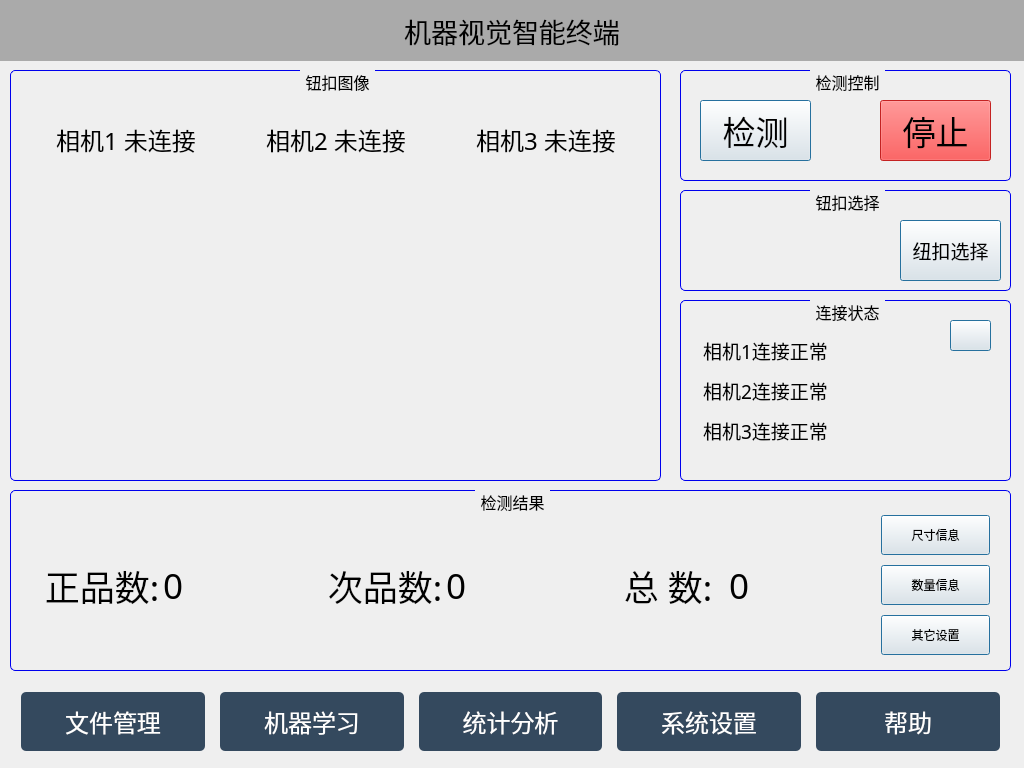
<?xml version="1.0" encoding="UTF-8"?>
<ui version="4.0">
 <class>MainWidget</class>
 <widget class="QWidget" name="MainWidget">
  <property name="geometry">
   <rect>
    <x>0</x>
    <y>0</y>
    <width>1024</width>
    <height>768</height>
   </rect>
  </property>
  <property name="windowTitle">
   <string>Widget</string>
  </property>
  <widget class="QGroupBox" name="ResultGroup">
   <property name="geometry">
    <rect>
     <x>10</x>
     <y>490</y>
     <width>1001</width>
     <height>181</height>
    </rect>
   </property>
   <property name="font">
    <font>
     <family>Yahei Mono</family>
     <pointsize>12</pointsize>
     <weight>50</weight>
     <italic>false</italic>
     <bold>false</bold>
    </font>
   </property>
   <property name="styleSheet">
    <string notr="true">QGroupBox 
{
	border:1px solid #0000EE;
	border-radius:5px;
	margin-top:1ex;
}
QGroupBox::title 
{
	subcontrol-origin: margin;
	subcontrol-position: top center;
	padding: 0 3px;
}</string>
   </property>
   <property name="title">
    <string>检测结果</string>
   </property>
   <property name="flat">
    <bool>false</bool>
   </property>
   <property name="checkable">
    <bool>false</bool>
   </property>
   <widget class="QWidget" name="layoutWidget">
    <property name="geometry">
     <rect>
      <x>20</x>
      <y>10</y>
      <width>831</width>
      <height>171</height>
     </rect>
    </property>
    <layout class="QGridLayout" name="Layout2_1">
     <property name="spacing">
      <number>0</number>
     </property>
     <item row="0" column="6">
      <widget class="QLabel" name="Label2_3">
       <property name="font">
        <font>
         <family>Yahei Mono</family>
         <pointsize>26</pointsize>
         <weight>50</weight>
         <bold>false</bold>
        </font>
       </property>
       <property name="styleSheet">
        <string notr="true"/>
       </property>
       <property name="text">
        <string>总 数:</string>
       </property>
       <property name="alignment">
        <set>Qt::AlignCenter</set>
       </property>
      </widget>
     </item>
     <item row="0" column="3">
      <widget class="QLabel" name="Label2_2">
       <property name="font">
        <font>
         <family>Yahei Mono</family>
         <pointsize>26</pointsize>
         <weight>50</weight>
         <bold>false</bold>
        </font>
       </property>
       <property name="styleSheet">
        <string notr="true"/>
       </property>
       <property name="text">
        <string>次品数:</string>
       </property>
       <property name="alignment">
        <set>Qt::AlignCenter</set>
       </property>
      </widget>
     </item>
     <item row="0" column="0">
      <widget class="QLabel" name="Label2_1">
       <property name="font">
        <font>
         <family>Yahei Mono</family>
         <pointsize>26</pointsize>
         <weight>50</weight>
         <bold>false</bold>
        </font>
       </property>
       <property name="styleSheet">
        <string notr="true"/>
       </property>
       <property name="text">
        <string>正品数:</string>
       </property>
       <property name="alignment">
        <set>Qt::AlignCenter</set>
       </property>
      </widget>
     </item>
     <item row="0" column="4">
      <widget class="QLabel" name="Label2_zcps">
       <property name="font">
        <font>
         <family>Yahei Mono</family>
         <pointsize>26</pointsize>
         <weight>50</weight>
         <bold>false</bold>
        </font>
       </property>
       <property name="styleSheet">
        <string notr="true"/>
       </property>
       <property name="text">
        <string>0</string>
       </property>
       <property name="alignment">
        <set>Qt::AlignLeading|Qt::AlignLeft|Qt::AlignVCenter</set>
       </property>
      </widget>
     </item>
     <item row="0" column="2">
      <spacer name="horizontalSpacer2_1">
       <property name="orientation">
        <enum>Qt::Horizontal</enum>
       </property>
       <property name="sizeType">
        <enum>QSizePolicy::Fixed</enum>
       </property>
       <property name="sizeHint" stdset="0">
        <size>
         <width>40</width>
         <height>20</height>
        </size>
       </property>
      </spacer>
     </item>
     <item row="0" column="7">
      <widget class="QLabel" name="Label2_zs">
       <property name="font">
        <font>
         <family>Yahei Mono</family>
         <pointsize>26</pointsize>
         <weight>50</weight>
         <bold>false</bold>
        </font>
       </property>
       <property name="styleSheet">
        <string notr="true"/>
       </property>
       <property name="text">
        <string>0</string>
       </property>
       <property name="alignment">
        <set>Qt::AlignLeading|Qt::AlignLeft|Qt::AlignVCenter</set>
       </property>
      </widget>
     </item>
     <item row="0" column="1">
      <widget class="QLabel" name="Label2_zzps">
       <property name="font">
        <font>
         <family>Yahei Mono</family>
         <pointsize>26</pointsize>
         <weight>50</weight>
         <bold>false</bold>
        </font>
       </property>
       <property name="styleSheet">
        <string notr="true"/>
       </property>
       <property name="text">
        <string>0</string>
       </property>
       <property name="alignment">
        <set>Qt::AlignLeading|Qt::AlignLeft|Qt::AlignVCenter</set>
       </property>
      </widget>
     </item>
     <item row="0" column="5">
      <spacer name="horizontalSpacer2_2">
       <property name="orientation">
        <enum>Qt::Horizontal</enum>
       </property>
       <property name="sizeType">
        <enum>QSizePolicy::Fixed</enum>
       </property>
       <property name="sizeHint" stdset="0">
        <size>
         <width>40</width>
         <height>20</height>
        </size>
       </property>
      </spacer>
     </item>
    </layout>
   </widget>
   <widget class="QWidget" name="layoutWidget">
    <property name="geometry">
     <rect>
      <x>860</x>
      <y>10</y>
      <width>131</width>
      <height>171</height>
     </rect>
    </property>
    <layout class="QVBoxLayout" name="verticalLayout">
     <item>
      <widget class="QPushButton" name="Button_ccxx">
       <property name="sizePolicy">
        <sizepolicy hsizetype="Preferred" vsizetype="Fixed">
         <horstretch>0</horstretch>
         <verstretch>0</verstretch>
        </sizepolicy>
       </property>
       <property name="minimumSize">
        <size>
         <width>0</width>
         <height>40</height>
        </size>
       </property>
       <property name="styleSheet">
        <string notr="true"/>
       </property>
       <property name="text">
        <string>尺寸信息</string>
       </property>
       <property name="default">
        <bool>true</bool>
       </property>
      </widget>
     </item>
     <item>
      <widget class="QPushButton" name="Button_slxx">
       <property name="sizePolicy">
        <sizepolicy hsizetype="Preferred" vsizetype="Fixed">
         <horstretch>0</horstretch>
         <verstretch>0</verstretch>
        </sizepolicy>
       </property>
       <property name="minimumSize">
        <size>
         <width>0</width>
         <height>40</height>
        </size>
       </property>
       <property name="styleSheet">
        <string notr="true"/>
       </property>
       <property name="text">
        <string>数量信息</string>
       </property>
       <property name="default">
        <bool>true</bool>
       </property>
      </widget>
     </item>
     <item>
      <widget class="QPushButton" name="Button_qtsz">
       <property name="sizePolicy">
        <sizepolicy hsizetype="Preferred" vsizetype="Fixed">
         <horstretch>0</horstretch>
         <verstretch>0</verstretch>
        </sizepolicy>
       </property>
       <property name="minimumSize">
        <size>
         <width>0</width>
         <height>40</height>
        </size>
       </property>
       <property name="styleSheet">
        <string notr="true"/>
       </property>
       <property name="text">
        <string>其它设置</string>
       </property>
       <property name="default">
        <bool>true</bool>
       </property>
      </widget>
     </item>
    </layout>
   </widget>
  </widget>
  <widget class="QLabel" name="label_AppTile">
   <property name="geometry">
    <rect>
     <x>0</x>
     <y>0</y>
     <width>1024</width>
     <height>61</height>
    </rect>
   </property>
   <property name="font">
    <font>
     <family>Yahei Mono</family>
     <pointsize>20</pointsize>
    </font>
   </property>
   <property name="styleSheet">
    <string notr="true">background-color: rgb(170, 170, 170);</string>
   </property>
   <property name="text">
    <string>机器视觉智能终端</string>
   </property>
   <property name="alignment">
    <set>Qt::AlignCenter</set>
   </property>
  </widget>
  <widget class="QGroupBox" name="ImageGroup">
   <property name="geometry">
    <rect>
     <x>10</x>
     <y>70</y>
     <width>651</width>
     <height>411</height>
    </rect>
   </property>
   <property name="font">
    <font>
     <family>Yahei Mono</family>
     <pointsize>12</pointsize>
     <weight>50</weight>
     <italic>false</italic>
     <bold>false</bold>
    </font>
   </property>
   <property name="styleSheet">
    <string notr="true">QGroupBox 
{
	border:1px solid #0000EE;
	border-radius:5px;
	margin-top:1ex;
}
QGroupBox::title 
{
	subcontrol-origin: margin;
	subcontrol-position: top center;
	padding: 0 3px;
}</string>
   </property>
   <property name="title">
    <string>钮扣图像</string>
   </property>
   <property name="flat">
    <bool>false</bool>
   </property>
   <property name="checkable">
    <bool>false</bool>
   </property>
   <widget class="QLabel" name="Label1_Image1">
    <property name="geometry">
     <rect>
      <x>20</x>
      <y>110</y>
      <width>192</width>
      <height>192</height>
     </rect>
    </property>
    <property name="styleSheet">
     <string notr="true">image: url(:/pic/button_128px.png);</string>
    </property>
    <property name="text">
     <string/>
    </property>
   </widget>
   <widget class="QLabel" name="Label1_ResIcon1">
    <property name="geometry">
     <rect>
      <x>90</x>
      <y>340</y>
      <width>48</width>
      <height>48</height>
     </rect>
    </property>
    <property name="styleSheet">
     <string notr="true"/>
    </property>
    <property name="text">
     <string/>
    </property>
    <property name="pixmap">
     <pixmap resource="../Res/Resource.qrc">:/icon/right_48px.png</pixmap>
    </property>
   </widget>
   <widget class="QLabel" name="Label1_Image2">
    <property name="geometry">
     <rect>
      <x>230</x>
      <y>110</y>
      <width>192</width>
      <height>192</height>
     </rect>
    </property>
    <property name="styleSheet">
     <string notr="true">image: url(:/pic/button_128px.png);</string>
    </property>
    <property name="text">
     <string/>
    </property>
   </widget>
   <widget class="QLabel" name="Label1_ResIcon2">
    <property name="geometry">
     <rect>
      <x>300</x>
      <y>340</y>
      <width>48</width>
      <height>48</height>
     </rect>
    </property>
    <property name="styleSheet">
     <string notr="true">image:url(:/icon/right_48px.png);</string>
    </property>
    <property name="text">
     <string/>
    </property>
   </widget>
   <widget class="QLabel" name="Label1_1">
    <property name="geometry">
     <rect>
      <x>20</x>
      <y>50</y>
      <width>192</width>
      <height>40</height>
     </rect>
    </property>
    <property name="font">
     <font>
      <family>Yahei Mono</family>
      <pointsize>18</pointsize>
      <weight>50</weight>
      <bold>false</bold>
     </font>
    </property>
    <property name="styleSheet">
     <string notr="true"/>
    </property>
    <property name="text">
     <string>相机1 未连接</string>
    </property>
    <property name="alignment">
     <set>Qt::AlignCenter</set>
    </property>
   </widget>
   <widget class="QLabel" name="Label1_2">
    <property name="geometry">
     <rect>
      <x>230</x>
      <y>50</y>
      <width>192</width>
      <height>40</height>
     </rect>
    </property>
    <property name="font">
     <font>
      <family>Yahei Mono</family>
      <pointsize>18</pointsize>
      <weight>50</weight>
      <bold>false</bold>
     </font>
    </property>
    <property name="styleSheet">
     <string notr="true"/>
    </property>
    <property name="text">
     <string>相机2 未连接</string>
    </property>
    <property name="alignment">
     <set>Qt::AlignCenter</set>
    </property>
   </widget>
   <widget class="QLabel" name="Label1_3">
    <property name="geometry">
     <rect>
      <x>440</x>
      <y>50</y>
      <width>192</width>
      <height>40</height>
     </rect>
    </property>
    <property name="font">
     <font>
      <family>Yahei Mono</family>
      <pointsize>18</pointsize>
      <weight>50</weight>
      <bold>false</bold>
     </font>
    </property>
    <property name="styleSheet">
     <string notr="true"/>
    </property>
    <property name="text">
     <string>相机3 未连接</string>
    </property>
    <property name="alignment">
     <set>Qt::AlignCenter</set>
    </property>
   </widget>
   <widget class="QLabel" name="Label1_Image3">
    <property name="geometry">
     <rect>
      <x>440</x>
      <y>110</y>
      <width>192</width>
      <height>192</height>
     </rect>
    </property>
    <property name="styleSheet">
     <string notr="true">image: url(:/pic/button_128px.png);</string>
    </property>
    <property name="text">
     <string/>
    </property>
   </widget>
   <widget class="QLabel" name="Label1_ResIcon3">
    <property name="geometry">
     <rect>
      <x>510</x>
      <y>340</y>
      <width>48</width>
      <height>48</height>
     </rect>
    </property>
    <property name="styleSheet">
     <string notr="true">image: url(:/icon/right_48px.png);</string>
    </property>
    <property name="text">
     <string/>
    </property>
   </widget>
  </widget>
  <widget class="QGroupBox" name="ControlGroup">
   <property name="geometry">
    <rect>
     <x>680</x>
     <y>70</y>
     <width>331</width>
     <height>111</height>
    </rect>
   </property>
   <property name="font">
    <font>
     <family>Yahei Mono</family>
     <pointsize>12</pointsize>
     <weight>50</weight>
     <italic>false</italic>
     <bold>false</bold>
    </font>
   </property>
   <property name="styleSheet">
    <string notr="true">QGroupBox 
{
	border:1px solid #0000EE;
	border-radius:5px;
	margin-top:1ex;
}
QGroupBox::title 
{
	subcontrol-origin: margin;
	subcontrol-position: top center;
	padding: 0 3px;
}</string>
   </property>
   <property name="title">
    <string>检测控制</string>
   </property>
   <property name="flat">
    <bool>false</bool>
   </property>
   <property name="checkable">
    <bool>false</bool>
   </property>
   <widget class="QPushButton" name="WorkStartButton">
    <property name="geometry">
     <rect>
      <x>20</x>
      <y>30</y>
      <width>111</width>
      <height>61</height>
     </rect>
    </property>
    <property name="font">
     <font>
      <family>Yahei Mono</family>
      <pointsize>25</pointsize>
     </font>
    </property>
    <property name="styleSheet">
     <string notr="true"/>
    </property>
    <property name="text">
     <string>检测</string>
    </property>
    <property name="checkable">
     <bool>false</bool>
    </property>
    <property name="default">
     <bool>true</bool>
    </property>
   </widget>
   <widget class="QPushButton" name="WorkStopButton">
    <property name="enabled">
     <bool>false</bool>
    </property>
    <property name="geometry">
     <rect>
      <x>200</x>
      <y>30</y>
      <width>111</width>
      <height>61</height>
     </rect>
    </property>
    <property name="font">
     <font>
      <family>Yahei Mono</family>
      <pointsize>25</pointsize>
     </font>
    </property>
    <property name="styleSheet">
     <string notr="true">color: rgb(0, 0, 0);
background-color: rgb(239, 41, 41);

</string>
    </property>
    <property name="text">
     <string>停止</string>
    </property>
    <property name="default">
     <bool>true</bool>
    </property>
   </widget>
  </widget>
  <widget class="QGroupBox" name="SelectGroup">
   <property name="geometry">
    <rect>
     <x>680</x>
     <y>190</y>
     <width>331</width>
     <height>101</height>
    </rect>
   </property>
   <property name="font">
    <font>
     <family>Yahei Mono</family>
     <pointsize>12</pointsize>
     <weight>50</weight>
     <italic>false</italic>
     <bold>false</bold>
    </font>
   </property>
   <property name="styleSheet">
    <string notr="true">QGroupBox 
{
	border:1px solid #0000EE;
	border-radius:5px;
	margin-top:1ex;
}
QGroupBox::title 
{
	subcontrol-origin: margin;
	subcontrol-position: top center;
	padding: 0 3px;
}</string>
   </property>
   <property name="title">
    <string>钮扣选择</string>
   </property>
   <property name="flat">
    <bool>false</bool>
   </property>
   <property name="checkable">
    <bool>false</bool>
   </property>
   <widget class="QPushButton" name="ButtonSelectButton">
    <property name="geometry">
     <rect>
      <x>220</x>
      <y>30</y>
      <width>101</width>
      <height>61</height>
     </rect>
    </property>
    <property name="font">
     <font>
      <family>Yahei Mono</family>
      <pointsize>14</pointsize>
     </font>
    </property>
    <property name="styleSheet">
     <string notr="true"/>
    </property>
    <property name="text">
     <string>纽扣选择</string>
    </property>
    <property name="checkable">
     <bool>false</bool>
    </property>
    <property name="autoDefault">
     <bool>false</bool>
    </property>
    <property name="default">
     <bool>true</bool>
    </property>
    <property name="flat">
     <bool>false</bool>
    </property>
   </widget>
   <widget class="QLabel" name="label_ButtonImage">
    <property name="geometry">
     <rect>
      <x>10</x>
      <y>30</y>
      <width>64</width>
      <height>64</height>
     </rect>
    </property>
    <property name="minimumSize">
     <size>
      <width>64</width>
      <height>64</height>
     </size>
    </property>
    <property name="maximumSize">
     <size>
      <width>64</width>
      <height>64</height>
     </size>
    </property>
    <property name="styleSheet">
     <string notr="true">image: url(:/icon/button.png);</string>
    </property>
    <property name="text">
     <string/>
    </property>
   </widget>
   <widget class="QLabel" name="label_ButtonId">
    <property name="geometry">
     <rect>
      <x>70</x>
      <y>40</y>
      <width>151</width>
      <height>41</height>
     </rect>
    </property>
    <property name="font">
     <font>
      <family>Yahei Mono</family>
      <pointsize>14</pointsize>
      <weight>50</weight>
      <bold>false</bold>
     </font>
    </property>
    <property name="text">
     <string/>
    </property>
    <property name="alignment">
     <set>Qt::AlignCenter</set>
    </property>
   </widget>
  </widget>
  <widget class="QGroupBox" name="StatusGroup">
   <property name="geometry">
    <rect>
     <x>680</x>
     <y>300</y>
     <width>331</width>
     <height>181</height>
    </rect>
   </property>
   <property name="font">
    <font>
     <family>Yahei Mono</family>
     <pointsize>12</pointsize>
     <weight>50</weight>
     <italic>false</italic>
     <bold>false</bold>
    </font>
   </property>
   <property name="styleSheet">
    <string notr="true">QGroupBox 
{
	border:1px solid #0000EE;
	border-radius:5px;
	margin-top:1ex;
}
QGroupBox::title 
{
	subcontrol-origin: margin;
	subcontrol-position: top center;
	padding: 0 3px;
}</string>
   </property>
   <property name="title">
    <string>连接状态</string>
   </property>
   <property name="flat">
    <bool>false</bool>
   </property>
   <property name="checkable">
    <bool>false</bool>
   </property>
   <widget class="QLabel" name="Label1_13">
    <property name="geometry">
     <rect>
      <x>10</x>
      <y>40</y>
      <width>151</width>
      <height>21</height>
     </rect>
    </property>
    <property name="font">
     <font>
      <family>Yahei Mono</family>
      <pointsize>14</pointsize>
      <weight>50</weight>
      <bold>false</bold>
     </font>
    </property>
    <property name="styleSheet">
     <string notr="true"/>
    </property>
    <property name="text">
     <string>相机1连接正常</string>
    </property>
    <property name="alignment">
     <set>Qt::AlignCenter</set>
    </property>
   </widget>
   <widget class="QLabel" name="Label1_14">
    <property name="geometry">
     <rect>
      <x>10</x>
      <y>80</y>
      <width>151</width>
      <height>21</height>
     </rect>
    </property>
    <property name="font">
     <font>
      <family>Yahei Mono</family>
      <pointsize>14</pointsize>
      <weight>50</weight>
      <bold>false</bold>
     </font>
    </property>
    <property name="styleSheet">
     <string notr="true"/>
    </property>
    <property name="text">
     <string>相机2连接正常</string>
    </property>
    <property name="alignment">
     <set>Qt::AlignCenter</set>
    </property>
   </widget>
   <widget class="QLabel" name="Label1_15">
    <property name="geometry">
     <rect>
      <x>10</x>
      <y>120</y>
      <width>151</width>
      <height>21</height>
     </rect>
    </property>
    <property name="font">
     <font>
      <family>Yahei Mono</family>
      <pointsize>14</pointsize>
      <weight>50</weight>
      <bold>false</bold>
     </font>
    </property>
    <property name="styleSheet">
     <string notr="true"/>
    </property>
    <property name="text">
     <string>相机3连接正常</string>
    </property>
    <property name="alignment">
     <set>Qt::AlignCenter</set>
    </property>
   </widget>
   <widget class="QPushButton" name="Button">
    <property name="geometry">
     <rect>
      <x>270</x>
      <y>20</y>
      <width>41</width>
      <height>31</height>
     </rect>
    </property>
    <property name="font">
     <font>
      <family>Yahei Mono</family>
      <pointsize>14</pointsize>
     </font>
    </property>
    <property name="styleSheet">
     <string notr="true"/>
    </property>
    <property name="text">
     <string/>
    </property>
    <property name="checkable">
     <bool>false</bool>
    </property>
    <property name="autoDefault">
     <bool>false</bool>
    </property>
    <property name="default">
     <bool>true</bool>
    </property>
    <property name="flat">
     <bool>false</bool>
    </property>
   </widget>
  </widget>
  <widget class="QWidget" name="layoutWidget">
   <property name="geometry">
    <rect>
     <x>10</x>
     <y>681</y>
     <width>1001</width>
     <height>81</height>
    </rect>
   </property>
   <layout class="QHBoxLayout" name="Layout6_1">
    <property name="spacing">
     <number>15</number>
    </property>
    <item>
     <widget class="QPushButton" name="pushButton_Manage">
      <property name="sizePolicy">
       <sizepolicy hsizetype="Preferred" vsizetype="Preferred">
        <horstretch>0</horstretch>
        <verstretch>0</verstretch>
       </sizepolicy>
      </property>
      <property name="font">
       <font>
        <family>Yahei Mono</family>
        <pointsize>18</pointsize>
       </font>
      </property>
      <property name="styleSheet">
       <string notr="true">QPushButton
{
	padding:10px;
	color:#FFFFFF;
	background:#34495E;
	border-style:none;
	border-radius:5px;
}
QPushButton:hover
{	
	color:#F0F0F0;
	background:#4E6D8C;
}
QPushButton:pressed
{
	color:#B8C6D1;
	background:#2D3E50;
}</string>
      </property>
      <property name="text">
       <string>文件管理</string>
      </property>
     </widget>
    </item>
    <item>
     <widget class="QPushButton" name="pushButton_Learn">
      <property name="sizePolicy">
       <sizepolicy hsizetype="Preferred" vsizetype="Preferred">
        <horstretch>0</horstretch>
        <verstretch>0</verstretch>
       </sizepolicy>
      </property>
      <property name="font">
       <font>
        <family>Yahei Mono</family>
        <pointsize>18</pointsize>
       </font>
      </property>
      <property name="styleSheet">
       <string notr="true">QPushButton
{
	padding:10px;
	color:#FFFFFF;
	background:#34495E;
	border-style:none;
	border-radius:5px;
}
QPushButton:hover
{	
	color:#F0F0F0;
	background:#4E6D8C;
}
QPushButton:pressed
{
	color:#B8C6D1;
	background:#2D3E50;
}</string>
      </property>
      <property name="text">
       <string>机器学习</string>
      </property>
     </widget>
    </item>
    <item>
     <widget class="QPushButton" name="pushButton_Statistics">
      <property name="sizePolicy">
       <sizepolicy hsizetype="Preferred" vsizetype="Preferred">
        <horstretch>0</horstretch>
        <verstretch>0</verstretch>
       </sizepolicy>
      </property>
      <property name="font">
       <font>
        <family>Yahei Mono</family>
        <pointsize>18</pointsize>
       </font>
      </property>
      <property name="styleSheet">
       <string notr="true">QPushButton
{
	padding:10px;
	color:#FFFFFF;
	background:#34495E;
	border-style:none;
	border-radius:5px;
}
QPushButton:hover
{	
	color:#F0F0F0;
	background:#4E6D8C;
}
QPushButton:pressed
{
	color:#B8C6D1;
	background:#2D3E50;
}</string>
      </property>
      <property name="text">
       <string>统计分析</string>
      </property>
     </widget>
    </item>
    <item>
     <widget class="QPushButton" name="pushButton_Settings">
      <property name="sizePolicy">
       <sizepolicy hsizetype="Preferred" vsizetype="Preferred">
        <horstretch>0</horstretch>
        <verstretch>0</verstretch>
       </sizepolicy>
      </property>
      <property name="font">
       <font>
        <family>Yahei Mono</family>
        <pointsize>18</pointsize>
       </font>
      </property>
      <property name="styleSheet">
       <string notr="true">QPushButton
{
	padding:10px;
	color:#FFFFFF;
	background:#34495E;
	border-style:none;
	border-radius:5px;
}
QPushButton:hover
{	
	color:#F0F0F0;
	background:#4E6D8C;
}
QPushButton:pressed
{
	color:#B8C6D1;
	background:#2D3E50;
}</string>
      </property>
      <property name="text">
       <string>系统设置</string>
      </property>
     </widget>
    </item>
    <item>
     <widget class="QPushButton" name="pushButton_Help">
      <property name="sizePolicy">
       <sizepolicy hsizetype="Preferred" vsizetype="Preferred">
        <horstretch>0</horstretch>
        <verstretch>0</verstretch>
       </sizepolicy>
      </property>
      <property name="font">
       <font>
        <family>Yahei Mono</family>
        <pointsize>18</pointsize>
       </font>
      </property>
      <property name="styleSheet">
       <string notr="true">QPushButton
{
	padding:10px;
	color:#FFFFFF;
	background:#34495E;
	border-style:none;
	border-radius:5px;
}
QPushButton:hover
{	
	color:#F0F0F0;
	background:#4E6D8C;
}
QPushButton:pressed
{
	color:#B8C6D1;
	background:#2D3E50;
}</string>
      </property>
      <property name="text">
       <string>帮助</string>
      </property>
     </widget>
    </item>
   </layout>
  </widget>
  <widget class="QPushButton" name="pushButton_AppClose">
   <property name="geometry">
    <rect>
     <x>967</x>
     <y>8</y>
     <width>51</width>
     <height>51</height>
    </rect>
   </property>
   <property name="layoutDirection">
    <enum>Qt::LeftToRight</enum>
   </property>
   <property name="styleSheet">
    <string notr="true">QPushButton
{
	border-style:none;
	background-image: url(:/icon/error_48px.png);
}</string>
   </property>
   <property name="text">
    <string/>
   </property>
  </widget>
 </widget>
 <layoutdefault spacing="6" margin="11"/>
 <resources>
  <include location="../Res/Resource.qrc"/>
 </resources>
 <connections/>
</ui>
